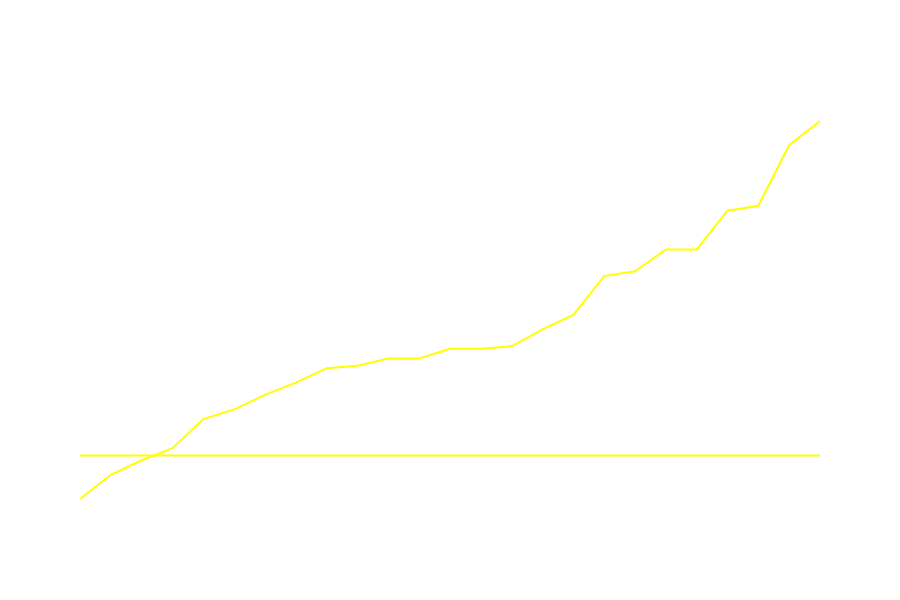

Notebook code for this chart:
### Code cell
fig = go.Figure()

fig.add_trace(go.Scatter(x=data['AssetId'].astype(str),
                         y=data['RUL']
                         )
             )
fig.add_trace(go.Scatter(x=data['AssetId'].astype(str),
                         y=data['Repair']
                         )
             )
    
# Layout
fig.update_layout(
    #title=f'Comportamento do valor médio de alguns sensores das 100 máquinas ao longo dos ciclos de operação',
    #xaxis=dict(title='Runtime'),
    height=600,
    paper_bgcolor='rgba(0,0,0,0)',
    plot_bgcolor='rgba(0,0,0,0)',
    #xaxis_title='Runtime'
    showlegend=False,
    xaxis=dict(showgrid=False,
               tickfont=dict(color='white',
                             size=24
                             ),
               
               #categoryorder='array'
               ),
    yaxis=dict(showgrid=False,
               tickfont=dict(color='white',
                             size=24
                             ),
               
               )
)
fig.update_traces(marker=dict(color='yellow'))

### Figure 1 — Plotly figure (JSON) as saved in the notebook; plotly's stock layout.template omitted (floating-point values rounded to 4 significant figures)
{"data": [{"marker": {"color": "yellow"}, "type": "scatter", "x": ["70", "58", "65", "45", "37", "63", "14", "80", "32", "1", "53", "34", "68", "26", "33", "43", "73", "75", "59", "11", "81", "46", "94", "95", "83"], "y": [136, 146, 152, 157, 169, 173, 179, 184, 190, 191, 194, 194, 198, 198, 199, 206, 212, 228, 230, 239, 239, 255, 257, 282, 292]}, {"marker": {"color": "yellow"}, "type": "scatter", "x": ["70", "58", "65", "45", "37", "63", "14", "80", "32", "1", "53", "34", "68", "26", "33", "43", "73", "75", "59", "11", "81", "46", "94", "95", "83"], "y": [154, 154, 154, 154, 154, 154, 154, 154, 154, 154, 154, 154, 154, 154, 154, 154, 154, 154, 154, 154, 154, 154, 154, 154, 154]}], "layout": {"height": 600, "paper_bgcolor": "rgba(0,0,0,0)", "plot_bgcolor": "rgba(0,0,0,0)", "showlegend": false, "xaxis": {"showgrid": false, "tickfont": {"color": "white", "size": 24}}, "yaxis": {"showgrid": false, "tickfont": {"color": "white", "size": 24}}}}
